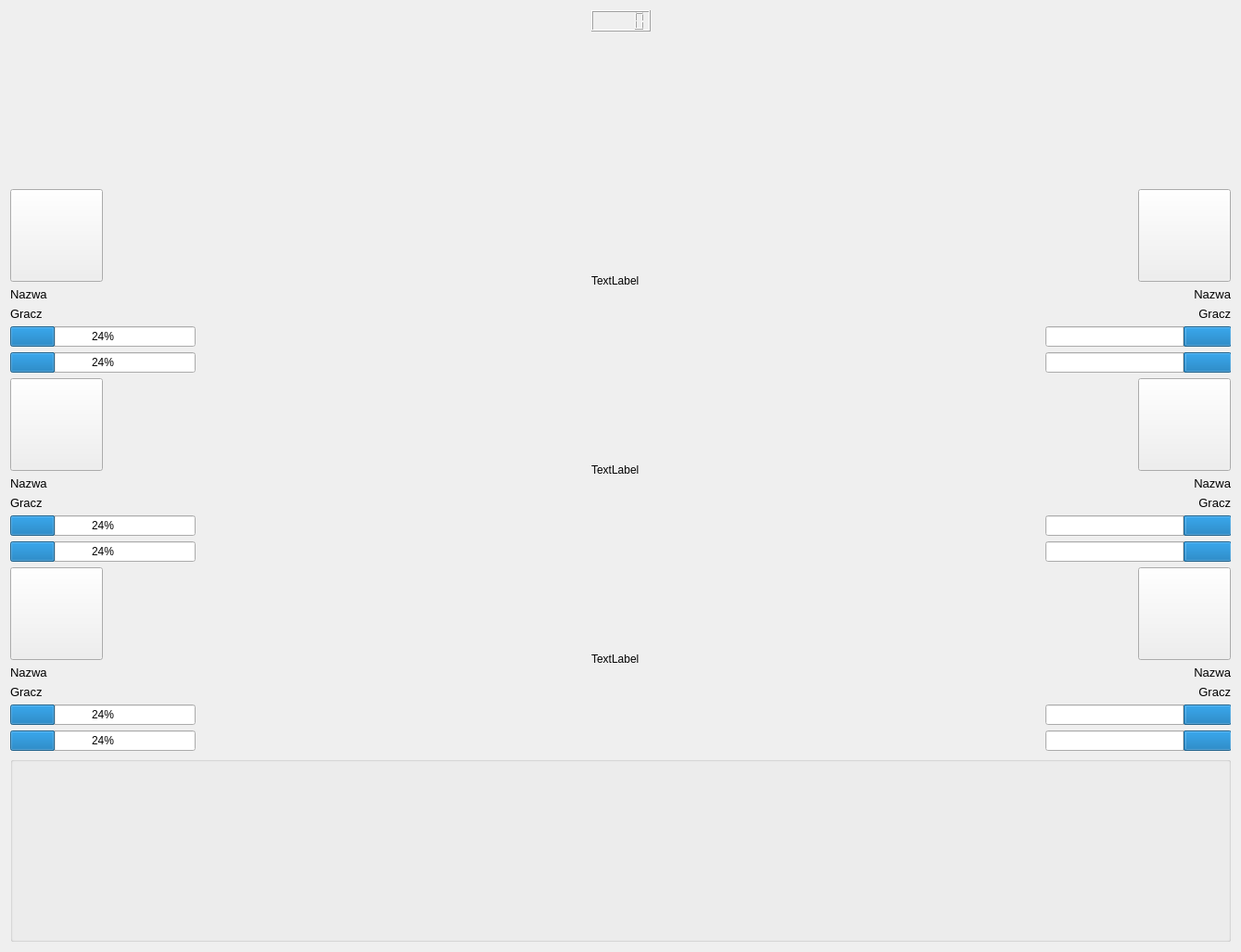
<?xml version="1.0" encoding="UTF-8"?>
<ui version="4.0">
 <class>FormArena</class>
 <widget class="QWidget" name="FormArena">
  <property name="geometry">
   <rect>
    <x>0</x>
    <y>0</y>
    <width>1339</width>
    <height>1027</height>
   </rect>
  </property>
  <property name="windowTitle">
   <string>Form</string>
  </property>
  <property name="styleSheet">
   <string notr="true">QPushButton {

}

QPushButton::hover:!pressed {
	
    border-style: outset;
    border-width: 5px;
    border-color: red;

}

QPushButton::pressed {
	
	border-image: url(:/images/icons/dot-right-arrow green.png) 0 0 0 0 stretch stretch;
}</string>
  </property>
  <layout class="QGridLayout" name="gridLayout">
   <item row="4" column="1">
    <widget class="QLabel" name="label_21">
     <property name="text">
      <string>TextLabel</string>
     </property>
    </widget>
   </item>
   <item row="3" column="1">
    <widget class="QLabel" name="label_20">
     <property name="text">
      <string>TextLabel</string>
     </property>
    </widget>
   </item>
   <item row="3" column="0">
    <layout class="QVBoxLayout" name="verticalLayout_BlueTeamPlayerTwo">
     <item>
      <layout class="QHBoxLayout" name="horizontalLayout_2">
       <item>
        <widget class="QPushButton" name="pushButton_2">
         <property name="minimumSize">
          <size>
           <width>100</width>
           <height>100</height>
          </size>
         </property>
         <property name="maximumSize">
          <size>
           <width>150</width>
           <height>150</height>
          </size>
         </property>
         <property name="text">
          <string/>
         </property>
         <property name="icon">
          <iconset resource="resources.qrc">
           <normaloff>:/images/avatars/avatarRobot.png</normaloff>:/images/avatars/avatarRobot.png</iconset>
         </property>
         <property name="iconSize">
          <size>
           <width>100</width>
           <height>100</height>
          </size>
         </property>
        </widget>
       </item>
       <item>
        <widget class="QLabel" name="label_RobotAvatarBT_2">
         <property name="minimumSize">
          <size>
           <width>100</width>
           <height>0</height>
          </size>
         </property>
         <property name="maximumSize">
          <size>
           <width>150</width>
           <height>150</height>
          </size>
         </property>
         <property name="text">
          <string/>
         </property>
         <property name="scaledContents">
          <bool>true</bool>
         </property>
        </widget>
       </item>
       <item>
        <spacer name="horizontalSpacer_5">
         <property name="orientation">
          <enum>Qt::Horizontal</enum>
         </property>
         <property name="sizeHint" stdset="0">
          <size>
           <width>40</width>
           <height>20</height>
          </size>
         </property>
        </spacer>
       </item>
      </layout>
     </item>
     <item>
      <widget class="QLabel" name="label_RobotNameBT_2">
       <property name="font">
        <font>
         <pointsize>10</pointsize>
        </font>
       </property>
       <property name="text">
        <string>Nazwa</string>
       </property>
      </widget>
     </item>
     <item>
      <widget class="QLabel" name="label_PlayerNameBT_2">
       <property name="font">
        <font>
         <pointsize>10</pointsize>
        </font>
       </property>
       <property name="text">
        <string>Gracz</string>
       </property>
      </widget>
     </item>
     <item>
      <widget class="QProgressBar" name="progressBar_7">
       <property name="maximumSize">
        <size>
         <width>200</width>
         <height>16777215</height>
        </size>
       </property>
       <property name="value">
        <number>24</number>
       </property>
      </widget>
     </item>
     <item>
      <widget class="QProgressBar" name="progressBar_8">
       <property name="maximumSize">
        <size>
         <width>200</width>
         <height>16777215</height>
        </size>
       </property>
       <property name="value">
        <number>24</number>
       </property>
      </widget>
     </item>
    </layout>
   </item>
   <item row="4" column="2">
    <layout class="QVBoxLayout" name="verticalLayout_RedTeamPlayerThree">
     <item>
      <layout class="QHBoxLayout" name="horizontalLayout_5">
       <item>
        <spacer name="horizontalSpacer_7">
         <property name="orientation">
          <enum>Qt::Horizontal</enum>
         </property>
         <property name="sizeHint" stdset="0">
          <size>
           <width>40</width>
           <height>20</height>
          </size>
         </property>
        </spacer>
       </item>
       <item>
        <widget class="QLabel" name="label_RobotAvatarRT_3">
         <property name="minimumSize">
          <size>
           <width>100</width>
           <height>0</height>
          </size>
         </property>
         <property name="maximumSize">
          <size>
           <width>150</width>
           <height>150</height>
          </size>
         </property>
         <property name="layoutDirection">
          <enum>Qt::RightToLeft</enum>
         </property>
         <property name="text">
          <string/>
         </property>
         <property name="scaledContents">
          <bool>true</bool>
         </property>
         <property name="alignment">
          <set>Qt::AlignRight|Qt::AlignTrailing|Qt::AlignVCenter</set>
         </property>
        </widget>
       </item>
       <item>
        <widget class="QPushButton" name="pushButton_6">
         <property name="minimumSize">
          <size>
           <width>100</width>
           <height>100</height>
          </size>
         </property>
         <property name="maximumSize">
          <size>
           <width>150</width>
           <height>150</height>
          </size>
         </property>
         <property name="text">
          <string/>
         </property>
         <property name="icon">
          <iconset resource="resources.qrc">
           <normaloff>:/images/avatars/avatarRobot.png</normaloff>:/images/avatars/avatarRobot.png</iconset>
         </property>
         <property name="iconSize">
          <size>
           <width>100</width>
           <height>100</height>
          </size>
         </property>
        </widget>
       </item>
      </layout>
     </item>
     <item>
      <widget class="QLabel" name="label_RobotNameRT_3">
       <property name="font">
        <font>
         <pointsize>10</pointsize>
        </font>
       </property>
       <property name="layoutDirection">
        <enum>Qt::RightToLeft</enum>
       </property>
       <property name="text">
        <string>Nazwa</string>
       </property>
       <property name="alignment">
        <set>Qt::AlignRight|Qt::AlignTrailing|Qt::AlignVCenter</set>
       </property>
      </widget>
     </item>
     <item>
      <widget class="QLabel" name="label_PlayerNameRT_3">
       <property name="font">
        <font>
         <pointsize>10</pointsize>
        </font>
       </property>
       <property name="layoutDirection">
        <enum>Qt::RightToLeft</enum>
       </property>
       <property name="text">
        <string>Gracz</string>
       </property>
       <property name="alignment">
        <set>Qt::AlignRight|Qt::AlignTrailing|Qt::AlignVCenter</set>
       </property>
      </widget>
     </item>
     <item>
      <widget class="QProgressBar" name="progressBar_9">
       <property name="maximumSize">
        <size>
         <width>200</width>
         <height>16777215</height>
        </size>
       </property>
       <property name="layoutDirection">
        <enum>Qt::RightToLeft</enum>
       </property>
       <property name="value">
        <number>24</number>
       </property>
      </widget>
     </item>
     <item>
      <widget class="QProgressBar" name="progressBar_10">
       <property name="maximumSize">
        <size>
         <width>200</width>
         <height>16777215</height>
        </size>
       </property>
       <property name="layoutDirection">
        <enum>Qt::RightToLeft</enum>
       </property>
       <property name="value">
        <number>24</number>
       </property>
      </widget>
     </item>
    </layout>
   </item>
   <item row="4" column="0">
    <layout class="QVBoxLayout" name="verticalLayout_BlueTeamPlayerThree">
     <item>
      <layout class="QHBoxLayout" name="horizontalLayout_6">
       <item>
        <widget class="QPushButton" name="pushButton_3">
         <property name="minimumSize">
          <size>
           <width>100</width>
           <height>100</height>
          </size>
         </property>
         <property name="maximumSize">
          <size>
           <width>150</width>
           <height>150</height>
          </size>
         </property>
         <property name="text">
          <string/>
         </property>
         <property name="icon">
          <iconset resource="resources.qrc">
           <normaloff>:/images/avatars/avatarRobot.png</normaloff>:/images/avatars/avatarRobot.png</iconset>
         </property>
         <property name="iconSize">
          <size>
           <width>100</width>
           <height>100</height>
          </size>
         </property>
        </widget>
       </item>
       <item>
        <widget class="QLabel" name="label_RobotAvatarBT_3">
         <property name="minimumSize">
          <size>
           <width>100</width>
           <height>0</height>
          </size>
         </property>
         <property name="maximumSize">
          <size>
           <width>150</width>
           <height>150</height>
          </size>
         </property>
         <property name="text">
          <string/>
         </property>
         <property name="scaledContents">
          <bool>true</bool>
         </property>
        </widget>
       </item>
       <item>
        <spacer name="horizontalSpacer_6">
         <property name="orientation">
          <enum>Qt::Horizontal</enum>
         </property>
         <property name="sizeHint" stdset="0">
          <size>
           <width>40</width>
           <height>20</height>
          </size>
         </property>
        </spacer>
       </item>
      </layout>
     </item>
     <item>
      <widget class="QLabel" name="label_RobotNameBT_3">
       <property name="font">
        <font>
         <pointsize>10</pointsize>
        </font>
       </property>
       <property name="text">
        <string>Nazwa</string>
       </property>
      </widget>
     </item>
     <item>
      <widget class="QLabel" name="label_PlayerNameBT_3">
       <property name="font">
        <font>
         <pointsize>10</pointsize>
        </font>
       </property>
       <property name="text">
        <string>Gracz</string>
       </property>
      </widget>
     </item>
     <item>
      <widget class="QProgressBar" name="progressBar_5">
       <property name="maximumSize">
        <size>
         <width>200</width>
         <height>16777215</height>
        </size>
       </property>
       <property name="value">
        <number>24</number>
       </property>
      </widget>
     </item>
     <item>
      <widget class="QProgressBar" name="progressBar_6">
       <property name="maximumSize">
        <size>
         <width>200</width>
         <height>16777215</height>
        </size>
       </property>
       <property name="value">
        <number>24</number>
       </property>
      </widget>
     </item>
    </layout>
   </item>
   <item row="2" column="0">
    <layout class="QVBoxLayout" name="verticalLayout_BlueTeamPlayerOne">
     <item>
      <layout class="QHBoxLayout" name="horizontalLayout">
       <item>
        <widget class="QPushButton" name="pushButton">
         <property name="minimumSize">
          <size>
           <width>100</width>
           <height>100</height>
          </size>
         </property>
         <property name="maximumSize">
          <size>
           <width>150</width>
           <height>150</height>
          </size>
         </property>
         <property name="text">
          <string/>
         </property>
         <property name="icon">
          <iconset resource="resources.qrc">
           <normaloff>:/images/avatars/avatarRobot.png</normaloff>:/images/avatars/avatarRobot.png</iconset>
         </property>
         <property name="iconSize">
          <size>
           <width>100</width>
           <height>100</height>
          </size>
         </property>
        </widget>
       </item>
       <item>
        <widget class="QLabel" name="label_RobotAvatarBT">
         <property name="minimumSize">
          <size>
           <width>100</width>
           <height>0</height>
          </size>
         </property>
         <property name="maximumSize">
          <size>
           <width>150</width>
           <height>150</height>
          </size>
         </property>
         <property name="text">
          <string/>
         </property>
         <property name="scaledContents">
          <bool>true</bool>
         </property>
        </widget>
       </item>
       <item>
        <spacer name="horizontalSpacer_4">
         <property name="orientation">
          <enum>Qt::Horizontal</enum>
         </property>
         <property name="sizeHint" stdset="0">
          <size>
           <width>40</width>
           <height>20</height>
          </size>
         </property>
        </spacer>
       </item>
      </layout>
     </item>
     <item>
      <widget class="QLabel" name="label_RobotNameBT">
       <property name="font">
        <font>
         <pointsize>10</pointsize>
        </font>
       </property>
       <property name="text">
        <string>Nazwa</string>
       </property>
      </widget>
     </item>
     <item>
      <widget class="QLabel" name="label_PlayerNameBT">
       <property name="font">
        <font>
         <pointsize>10</pointsize>
        </font>
       </property>
       <property name="text">
        <string>Gracz</string>
       </property>
      </widget>
     </item>
     <item>
      <widget class="QProgressBar" name="progressBar">
       <property name="maximumSize">
        <size>
         <width>200</width>
         <height>200</height>
        </size>
       </property>
       <property name="value">
        <number>24</number>
       </property>
      </widget>
     </item>
     <item>
      <widget class="QProgressBar" name="progressBar_2">
       <property name="maximumSize">
        <size>
         <width>200</width>
         <height>16777215</height>
        </size>
       </property>
       <property name="value">
        <number>24</number>
       </property>
      </widget>
     </item>
    </layout>
   </item>
   <item row="2" column="1">
    <widget class="QLabel" name="label_19">
     <property name="text">
      <string>TextLabel</string>
     </property>
    </widget>
   </item>
   <item row="2" column="2">
    <layout class="QVBoxLayout" name="verticalLayout_RedTeamPlayerOne">
     <item>
      <layout class="QHBoxLayout" name="horizontalLayout_3">
       <item>
        <spacer name="horizontalSpacer_3">
         <property name="orientation">
          <enum>Qt::Horizontal</enum>
         </property>
         <property name="sizeHint" stdset="0">
          <size>
           <width>40</width>
           <height>20</height>
          </size>
         </property>
        </spacer>
       </item>
       <item>
        <widget class="QLabel" name="label_RobotAvatarRT">
         <property name="minimumSize">
          <size>
           <width>100</width>
           <height>0</height>
          </size>
         </property>
         <property name="maximumSize">
          <size>
           <width>150</width>
           <height>150</height>
          </size>
         </property>
         <property name="layoutDirection">
          <enum>Qt::RightToLeft</enum>
         </property>
         <property name="styleSheet">
          <string notr="true">QLabel::hover{
border-color: rgb(255, 0, 0);
border: 10px;
}</string>
         </property>
         <property name="text">
          <string/>
         </property>
         <property name="scaledContents">
          <bool>true</bool>
         </property>
         <property name="alignment">
          <set>Qt::AlignRight|Qt::AlignTrailing|Qt::AlignVCenter</set>
         </property>
        </widget>
       </item>
       <item>
        <widget class="QPushButton" name="pushButton_4">
         <property name="minimumSize">
          <size>
           <width>100</width>
           <height>100</height>
          </size>
         </property>
         <property name="maximumSize">
          <size>
           <width>150</width>
           <height>150</height>
          </size>
         </property>
         <property name="text">
          <string/>
         </property>
         <property name="icon">
          <iconset resource="resources.qrc">
           <normaloff>:/images/avatars/avatarRobot.png</normaloff>:/images/avatars/avatarRobot.png</iconset>
         </property>
         <property name="iconSize">
          <size>
           <width>100</width>
           <height>100</height>
          </size>
         </property>
        </widget>
       </item>
      </layout>
     </item>
     <item>
      <widget class="QLabel" name="label_RobotNameRT">
       <property name="font">
        <font>
         <pointsize>10</pointsize>
        </font>
       </property>
       <property name="layoutDirection">
        <enum>Qt::RightToLeft</enum>
       </property>
       <property name="text">
        <string>Nazwa</string>
       </property>
       <property name="alignment">
        <set>Qt::AlignRight|Qt::AlignTrailing|Qt::AlignVCenter</set>
       </property>
      </widget>
     </item>
     <item>
      <widget class="QLabel" name="label_PlayerNameRT">
       <property name="font">
        <font>
         <pointsize>10</pointsize>
        </font>
       </property>
       <property name="layoutDirection">
        <enum>Qt::RightToLeft</enum>
       </property>
       <property name="text">
        <string>Gracz</string>
       </property>
       <property name="alignment">
        <set>Qt::AlignRight|Qt::AlignTrailing|Qt::AlignVCenter</set>
       </property>
      </widget>
     </item>
     <item>
      <widget class="QProgressBar" name="progressBar_3">
       <property name="maximumSize">
        <size>
         <width>200</width>
         <height>16777215</height>
        </size>
       </property>
       <property name="layoutDirection">
        <enum>Qt::RightToLeft</enum>
       </property>
       <property name="value">
        <number>24</number>
       </property>
      </widget>
     </item>
     <item>
      <widget class="QProgressBar" name="progressBar_4">
       <property name="maximumSize">
        <size>
         <width>200</width>
         <height>16777215</height>
        </size>
       </property>
       <property name="layoutDirection">
        <enum>Qt::RightToLeft</enum>
       </property>
       <property name="value">
        <number>24</number>
       </property>
      </widget>
     </item>
    </layout>
   </item>
   <item row="1" column="0">
    <spacer name="verticalSpacer">
     <property name="orientation">
      <enum>Qt::Vertical</enum>
     </property>
     <property name="sizeHint" stdset="0">
      <size>
       <width>20</width>
       <height>40</height>
      </size>
     </property>
    </spacer>
   </item>
   <item row="0" column="1">
    <widget class="QLCDNumber" name="lcdNumber_timer"/>
   </item>
   <item row="0" column="2">
    <spacer name="horizontalSpacer_2">
     <property name="orientation">
      <enum>Qt::Horizontal</enum>
     </property>
     <property name="sizeHint" stdset="0">
      <size>
       <width>40</width>
       <height>20</height>
      </size>
     </property>
    </spacer>
   </item>
   <item row="0" column="0">
    <spacer name="horizontalSpacer">
     <property name="orientation">
      <enum>Qt::Horizontal</enum>
     </property>
     <property name="sizeHint" stdset="0">
      <size>
       <width>40</width>
       <height>20</height>
      </size>
     </property>
    </spacer>
   </item>
   <item row="5" column="0" colspan="3">
    <widget class="QGroupBox" name="groupBox">
     <property name="minimumSize">
      <size>
       <width>0</width>
       <height>200</height>
      </size>
     </property>
     <property name="title">
      <string/>
     </property>
     <layout class="QGridLayout" name="gridLayout_2"/>
    </widget>
   </item>
   <item row="3" column="2">
    <layout class="QVBoxLayout" name="verticalLayout_RedTeamPlayerTwo">
     <item>
      <layout class="QHBoxLayout" name="horizontalLayout_4">
       <item>
        <spacer name="horizontalSpacer_8">
         <property name="orientation">
          <enum>Qt::Horizontal</enum>
         </property>
         <property name="sizeHint" stdset="0">
          <size>
           <width>40</width>
           <height>20</height>
          </size>
         </property>
        </spacer>
       </item>
       <item>
        <widget class="QLabel" name="label_RobotAvatarRT_2">
         <property name="minimumSize">
          <size>
           <width>100</width>
           <height>0</height>
          </size>
         </property>
         <property name="maximumSize">
          <size>
           <width>150</width>
           <height>150</height>
          </size>
         </property>
         <property name="layoutDirection">
          <enum>Qt::RightToLeft</enum>
         </property>
         <property name="text">
          <string/>
         </property>
         <property name="scaledContents">
          <bool>true</bool>
         </property>
         <property name="alignment">
          <set>Qt::AlignLeading|Qt::AlignLeft|Qt::AlignVCenter</set>
         </property>
        </widget>
       </item>
       <item>
        <widget class="QPushButton" name="pushButton_5">
         <property name="minimumSize">
          <size>
           <width>100</width>
           <height>100</height>
          </size>
         </property>
         <property name="maximumSize">
          <size>
           <width>150</width>
           <height>150</height>
          </size>
         </property>
         <property name="text">
          <string/>
         </property>
         <property name="icon">
          <iconset resource="resources.qrc">
           <normaloff>:/images/avatars/avatarRobot.png</normaloff>:/images/avatars/avatarRobot.png</iconset>
         </property>
         <property name="iconSize">
          <size>
           <width>100</width>
           <height>100</height>
          </size>
         </property>
        </widget>
       </item>
      </layout>
     </item>
     <item>
      <widget class="QLabel" name="label_RobotNameRT_2">
       <property name="font">
        <font>
         <pointsize>10</pointsize>
        </font>
       </property>
       <property name="layoutDirection">
        <enum>Qt::RightToLeft</enum>
       </property>
       <property name="text">
        <string>Nazwa</string>
       </property>
       <property name="alignment">
        <set>Qt::AlignRight|Qt::AlignTrailing|Qt::AlignVCenter</set>
       </property>
      </widget>
     </item>
     <item>
      <widget class="QLabel" name="label_PlayerNameRT_2">
       <property name="font">
        <font>
         <pointsize>10</pointsize>
        </font>
       </property>
       <property name="layoutDirection">
        <enum>Qt::RightToLeft</enum>
       </property>
       <property name="text">
        <string>Gracz</string>
       </property>
       <property name="alignment">
        <set>Qt::AlignRight|Qt::AlignTrailing|Qt::AlignVCenter</set>
       </property>
      </widget>
     </item>
     <item>
      <widget class="QProgressBar" name="progressBar_11">
       <property name="maximumSize">
        <size>
         <width>200</width>
         <height>16777215</height>
        </size>
       </property>
       <property name="layoutDirection">
        <enum>Qt::RightToLeft</enum>
       </property>
       <property name="value">
        <number>24</number>
       </property>
       <property name="alignment">
        <set>Qt::AlignRight|Qt::AlignTrailing|Qt::AlignVCenter</set>
       </property>
      </widget>
     </item>
     <item>
      <widget class="QProgressBar" name="progressBar_12">
       <property name="maximumSize">
        <size>
         <width>200</width>
         <height>16777215</height>
        </size>
       </property>
       <property name="layoutDirection">
        <enum>Qt::RightToLeft</enum>
       </property>
       <property name="value">
        <number>24</number>
       </property>
       <property name="alignment">
        <set>Qt::AlignRight|Qt::AlignTrailing|Qt::AlignVCenter</set>
       </property>
      </widget>
     </item>
    </layout>
   </item>
  </layout>
 </widget>
 <resources>
  <include location="resources.qrc"/>
 </resources>
 <connections/>
</ui>
